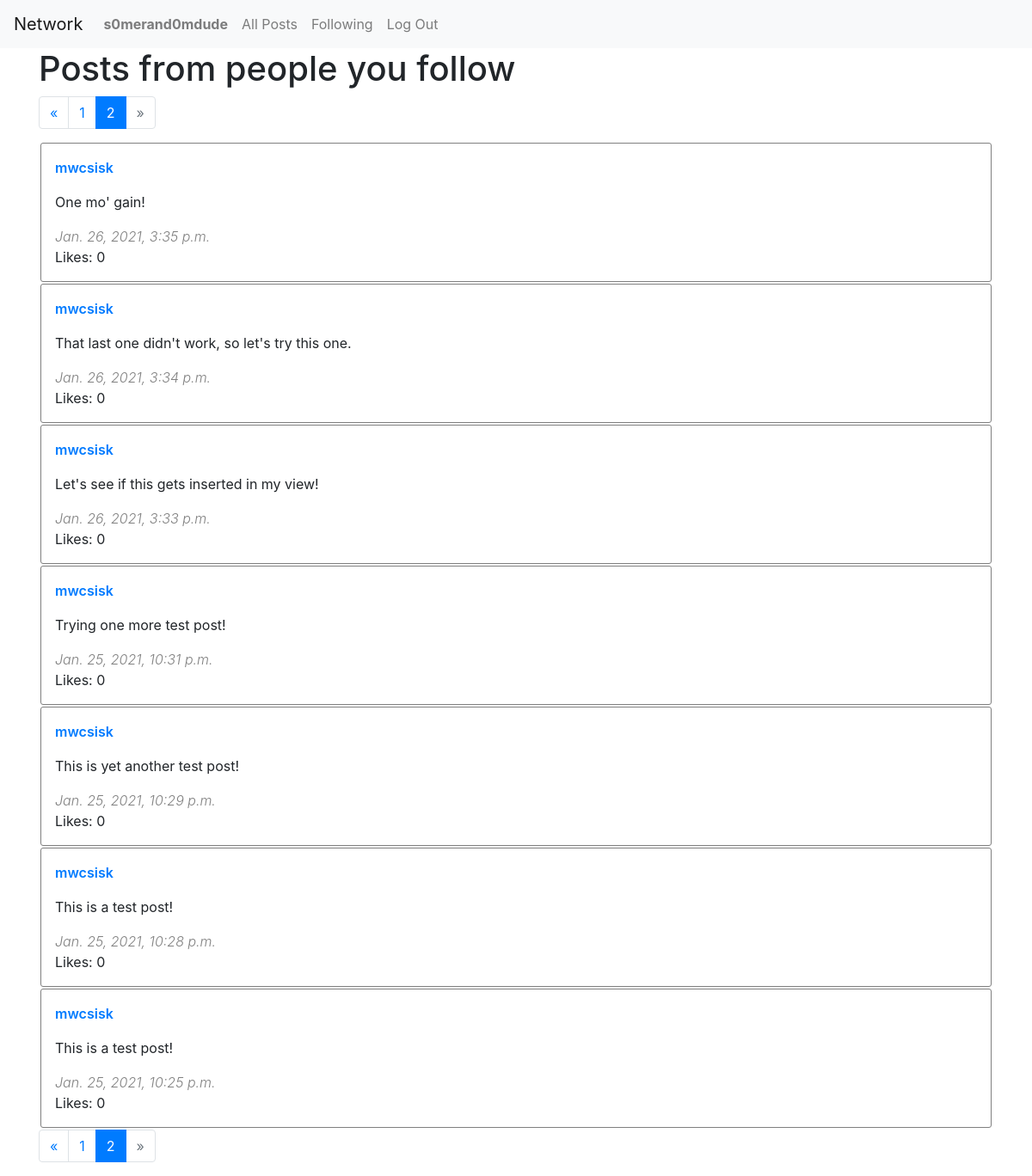
Screenshot of /following?page=2 (signed in) with the database file from the repository.
### network/models.py (models this page shows, shortened)
class User(AbstractUser):
    following = models.ManyToManyField('self', related_name="followers", symmetrical=False)

class Post(models.Model):
    author = models.ForeignKey(User, on_delete=models.CASCADE, related_name='posts', editable=False)
    body = models.CharField(max_length=240)
    timestamp = models.DateTimeField(auto_now_add=True)
    likes = models.ManyToManyField(User, related_name="liked")
    posts = models.Manager()

### network/views.py (the view)
# urls.py: path("following", views.following, name="following"),
@login_required
def following(request):
    posts = get_posts(users=request.user.following.all().values('id'))
    page_no = get_page_number(request)
    return render(request, "network/following.html", {
        "posts": posts.page(page_no)
    })

### network/functions.py (called while the page is built)
def get_posts(username=False,users=False,per_page=10):
    if username and users:
        raise ValueError('Either a username or a set of users can be specified, but not both')
    elif username:
        posts = User.objects.get(username=username).posts.all()
    elif users:
        posts = Post.posts.filter(author__id__in=users)
    else:
        posts = Post.posts.all()
    return Paginator(posts.annotate(num_likes=Count('likes')).order_by('-timestamp'), per_page)

def get_page_number(request, default=1):
    page_num = request.GET.get('page', default=default)
    try:
        return int(page_num)
    except ValueError:
        return default

### network/templates/network/following.html
{% extends 'network/postview.html' %}
{% block heading %}
<h1>Posts from people you follow</h1>
{% endblock %}

### network/templates/network/postview.html (shortened to what this page needs)
{% extends "network/layout.html" %}
{% load tz %}
{% block body %}
    {% block heading %}
    {% endblock %}
    {% if posts.has_other_pages %}
    <nav aria-label="Post navigation">
        <ul class="pagination">
            {% if posts.has_previous %}
            <li class="page-item"><a class="page-link" href="?page=1" aria-label="Previous">
                <span aria-hidden="true">&laquo;</span>
            </a></li>
            {% else %}
            <li class="page-item disabled"><a class="page-link" href="#" tabindex="-1" aria-disabled="true">&laquo;</a></li>
            {% endif %}
            {% for page in posts.paginator.page_range %}
            <li class="page-item {% if page == posts.number %}active{% endif %}"><a class="page-link" href="?page={{ page }}">{{ page }}</a></li>
            {% endfor %}
            {% if posts.has_next %}
            <li class="page-item"><a class="page-link" href="?page={{ posts.next_page_number }}" aria-label="Next">
                <span aria-hidden="true">&raquo;</span>
            </a></li>
            {% else %}
            <li class="page-item disabled"><a class="page-link" href="#" tabindex="-1" aria-disabled="true">&raquo;</a></li>
            {% endif %}
        </ul>
    </nav>
    {% endif %}
    <div id="posts-view">
        {% for post in posts.object_list %}
        <div class="post-box" id="post-{{ post.id }}">
            <div class="row justify-content-between">
                <div class="col-md-auto author">
                    <a href="/user/{{ post.author.username }}">
                        {{ post.author.username }}
                    </a>
                </div>
                <div class="col-md-auto edit-link">
                </div>
            </div>
            <div class="body" id="post-{{ post.id }}-body">
                {{ post.body }}
            </div>
            <div class="timestamp">
                {{ post.timestamp|timezone:"America/Los_Angeles" }}
            </div>
            <div class="likes">
                Likes: {{ post.num_likes }}
            </div>
        </div>
        {% endfor %}
    </div>
    {% if posts.has_other_pages %}
    <nav aria-label="Post navigation">
        <ul class="pagination">
            {% if posts.has_previous %}
            <li class="page-item"><a class="page-link" href="?page={{ posts.previous_page_number }}" aria-label="Previous">
                <span aria-hidden="true">&laquo;</span>
            </a></li>
            {% else %}
            <li class="page-item disabled"><a class="page-link" href="#" tabindex="-1" aria-disabled="true">&laquo;</a></li>
            {% endif %}
            {% for page in posts.paginator.page_range %}
            <li class="page-item {% if page == posts.number %}active{% endif %}"><a class="page-link" href="?page={{ page }}">{{ page }}</a></li>
            {% endfor %}
            {% if posts.has_next %}
            <li class="page-item"><a class="page-link" href="?page={{ posts.next_page_number }}" aria-label="Next">
                <span aria-hidden="true">&raquo;</span>
            </a></li>
            {% else %}
            <li class="page-item disabled"><a class="page-link" href="#" tabindex="-1" aria-disabled="true">&raquo;</a></li>
            {% endif %}
        </ul>
    </nav>
    {% endif %}
{% endblock %}

### network/templates/network/layout.html (shortened to what this page needs)
{% load static %}
<!DOCTYPE html>
<html lang="en">
    <head>
        <link rel="stylesheet" href="https://stackpath.bootstrapcdn.com/bootstrap/4.4.1/css/bootstrap.min.css">
        <link href="{% static 'network/styles.css' %}" rel="stylesheet">
    </head>
    <body>
        <nav class="navbar navbar-expand-lg navbar-light bg-light">
            <a class="navbar-brand" href="{% url 'index' %}">Network</a>
            <div>
              <ul class="navbar-nav mr-auto">
                {% if user.is_authenticated %}
                    <li class="nav-item">
                        <a class="nav-link" href="{% url 'profile' request.user.username %}"><strong>{{ user.username }}</strong></a>
                    </li>
                {% endif %}
                <li class="nav-item">
                  <a class="nav-link" href="{% url 'index' %}">All Posts</a>
                </li>
                {% if user.is_authenticated %}
                    <li class="nav-item">
                        <a class="nav-link" href="{% url 'following' %}">Following</a>
                    </li>
                    <li class="nav-item">
                        <a class="nav-link" href="{% url 'logout' %}">Log Out</a>
                    </li>
                {% endif %}
              </ul>
            </div>
          </nav>
        <div class="body container-md">
            {% block body %}
            {% endblock %}
        </div>
    </body>
</html>

### network/static/network/styles.css (style rules this page uses)
.post-box { border: 1px solid grey; border-radius: 3px; padding: 1rem; margin: 2px; }
.post-box .body { padding: 1rem 0rem; }
.post-box .author { font-weight: 600; }
.post-box .timestamp { font-weight: 300; color: grey; font-style: italic; }

### rows the page displays
User: username "s0merand0mdude"
Post: author.username "mwcsisk", body "One mo' gain!", timestamp "Jan. 26, 2021, 3:35 p.m.", num_likes "0"
Post: author.username "mwcsisk", body "That last one didn't work, so let's try this one.", timestamp "Jan. 26, 2021, 3:34 p.m.", num_likes "0"
Post: author.username "mwcsisk", body "Let's see if this gets inserted in my view!", timestamp "Jan. 26, 2021, 3:33 p.m.", num_likes "0"
Post: author.username "mwcsisk", body "Trying one more test post!", timestamp "Jan. 25, 2021, 10:31 p.m.", num_likes "0"
Post: author.username "mwcsisk", body "This is yet another test post!", timestamp "Jan. 25, 2021, 10:29 p.m.", num_likes "0"
Post: author.username "mwcsisk", body "This is a test post!", timestamp "Jan. 25, 2021, 10:28 p.m.", num_likes "0"
Post: author.username "mwcsisk", body "This is a test post!", timestamp "Jan. 25, 2021, 10:25 p.m.", num_likes "0"

### other values shown
{{ page }} "1" "2"
